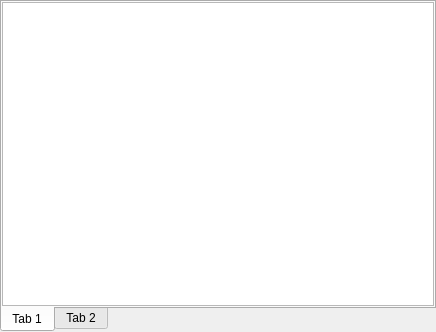
<?xml version="1.0" encoding="UTF-8"?>
<ui version="4.0">
 <class>DB_TextWidget</class>
 <widget class="QWidget" name="DB_TextWidget">
  <property name="geometry">
   <rect>
    <x>0</x>
    <y>0</y>
    <width>436</width>
    <height>332</height>
   </rect>
  </property>
  <property name="windowTitle">
   <string>Form</string>
  </property>
  <layout class="QGridLayout" name="gridLayout_3">
   <property name="leftMargin">
    <number>0</number>
   </property>
   <property name="topMargin">
    <number>0</number>
   </property>
   <property name="rightMargin">
    <number>0</number>
   </property>
   <property name="bottomMargin">
    <number>0</number>
   </property>
   <item row="0" column="0">
    <widget class="QTabWidget" name="tabWidget">
     <property name="tabPosition">
      <enum>QTabWidget::South</enum>
     </property>
     <property name="currentIndex">
      <number>0</number>
     </property>
     <widget class="QWidget" name="tab">
      <attribute name="title">
       <string>Tab 1</string>
      </attribute>
      <layout class="QGridLayout" name="gridLayout_2">
       <property name="leftMargin">
        <number>0</number>
       </property>
       <property name="topMargin">
        <number>0</number>
       </property>
       <property name="rightMargin">
        <number>0</number>
       </property>
       <property name="bottomMargin">
        <number>0</number>
       </property>
       <item row="0" column="0">
        <widget class="RB_TextEdit" name="richTextEdit"/>
       </item>
      </layout>
     </widget>
     <widget class="QWidget" name="tab_2">
      <attribute name="title">
       <string>Tab 2</string>
      </attribute>
      <layout class="QGridLayout" name="gridLayout">
       <property name="leftMargin">
        <number>0</number>
       </property>
       <property name="topMargin">
        <number>0</number>
       </property>
       <property name="rightMargin">
        <number>0</number>
       </property>
       <property name="bottomMargin">
        <number>0</number>
       </property>
       <item row="0" column="0">
        <widget class="QPlainTextEdit" name="plainTextEdit"/>
       </item>
      </layout>
     </widget>
    </widget>
   </item>
  </layout>
 </widget>
 <customwidgets>
  <customwidget>
   <class>RB_TextEdit</class>
   <extends>QTextEdit</extends>
   <header location="global">rb_textedit.h</header>
  </customwidget>
 </customwidgets>
 <tabstops>
  <tabstop>richTextEdit</tabstop>
  <tabstop>tabWidget</tabstop>
  <tabstop>plainTextEdit</tabstop>
 </tabstops>
 <resources/>
 <connections/>
</ui>
